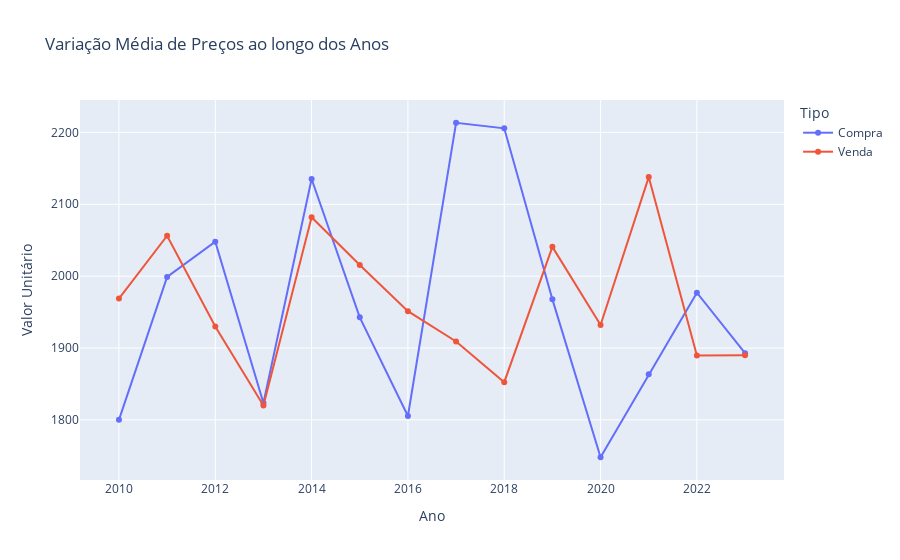

This figure's notebook cell:
### Code cell
fig = px.line(compra_venda_tempo, x="Ano", y="Valor Unitário", color='Tipo', title='Variação Média de Preços ao longo dos Anos', markers=True)
fig.update_traces(textposition="top right")
fig.show()

### Figure 1 — Plotly figure (JSON) as saved in the notebook; plotly's stock layout.template omitted (floating-point values rounded to 4 significant figures)
{"data": [{"hovertemplate": "Tipo=Compra<br>Ano=%{x}<br>Valor Unitário=%{y}<extra></extra>", "legendgroup": "Compra", "line": {"color": "#636efa", "dash": "solid"}, "marker": {"symbol": "circle"}, "mode": "lines+markers", "name": "Compra", "orientation": "v", "showlegend": true, "textposition": "top right", "type": "scatter", "x": [2010, 2011, 2012, 2013, 2014, 2015, 2016, 2017, 2018, 2019, 2020, 2021, 2022, 2023], "xaxis": "x", "y": [1800.0, 1999.0, 2048.0, 1824.0, 2135.0, 1943.0, 1805.0, 2213.0, 2206.0, 1968.0, 1748.0, 1864.0, 1977.0, 1893.0], "yaxis": "y"}, {"hovertemplate": "Tipo=Venda<br>Ano=%{x}<br>Valor Unitário=%{y}<extra></extra>", "legendgroup": "Venda", "line": {"color": "#EF553B", "dash": "solid"}, "marker": {"symbol": "circle"}, "mode": "lines+markers", "name": "Venda", "orientation": "v", "showlegend": true, "textposition": "top right", "type": "scatter", "x": [2010, 2011, 2012, 2013, 2014, 2015, 2016, 2017, 2018, 2019, 2020, 2021, 2022, 2023], "xaxis": "x", "y": [1969.0, 2056.0, 1930.0, 1820.0, 2082.0, 2016.0, 1951.0, 1909.0, 1852.0, 2041.0, 1932.0, 2138.0, 1890.0, 1890.0], "yaxis": "y"}], "layout": {"legend": {"title": {"text": "Tipo"}, "tracegroupgap": 0}, "title": {"text": "Variação Média de Preços ao longo dos Anos"}, "xaxis": {"anchor": "y", "domain": [0, 1], "title": {"text": "Ano"}}, "yaxis": {"anchor": "x", "domain": [0, 1], "title": {"text": "Valor Unitário"}}}}
